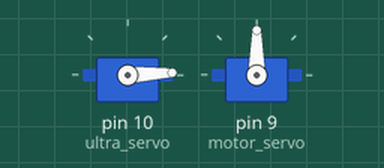
Recording of a sketch running on a simulated Arduino Uno, built with avr-gcc and run on an emulated ATmega328P. Parts: 2 × servo.

Above: at 0.05 s.
At 1.3 s:
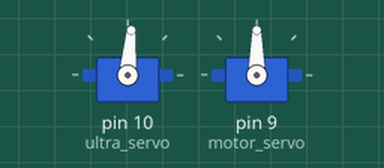
At 2.6 s:
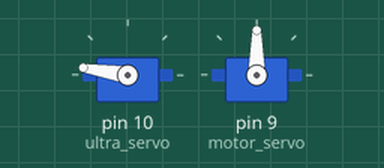
At 5.2 s:
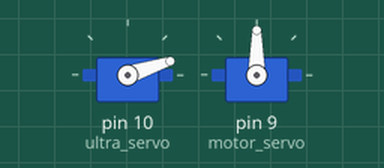
Timing chart, 0 to 7.1 s (numbered marks = the images above):
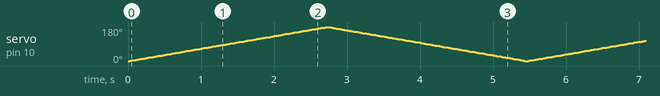

The sketch:

Servo_Test.ino
```cpp
#include <Servo.h>
Servo ultra_servo;	// create servo object to control a servo
Servo motor_servo;	// create servo object to control a servo
int pos = 0;	// variable to store the servo position
void setup()
{
	// attaches the servo on pin 10 to the servo object
	ultra_servo.attach(10);
  motor_servo.attach(9);
}
void loop()
{
	// sweeps from 0 degrees to 180 degrees
	for(pos = 0; pos <= 180; pos += 1)
	{
		ultra_servo.write(pos);
    //motor_servo.write(pos);
		delay(15);
	}
	// sweeps from 180 degrees to 0 degrees
	for(pos = 180; pos>=0; pos-=1)
	{
		ultra_servo.write(pos);
    //motor_servo.write(pos);
		delay(15);
	}
/*
  for(pos = 0; pos <= 180; pos += 1)
	{
		//ultra_servo.write(pos);
    motor_servo.write(pos);
		delay(15);
	}
	// sweeps from 180 degrees to 0 degrees
	for(pos = 180; pos>=0; pos-=1)
	{
		//ultra_servo.write(pos);
    motor_servo.write(pos);
		delay(15);
	} */
}
```
